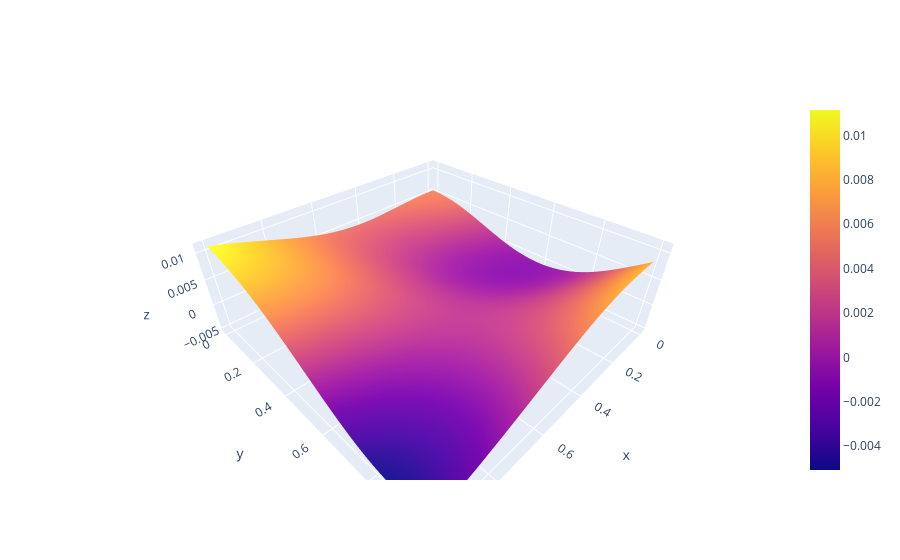

The code cell stored with this chart in its notebook:
### Markdown cell above
### Resultados Obtidos

### Code cell
pinn_ns.plot_resultados()

### Figure 1 — Plotly figure (JSON) as saved in the notebook; plotly's stock layout.template omitted (floating-point values rounded to 4 significant figures; data arrays with more than 128 entries replaced by an {"elided": "..."} marker saying what was removed)
{"data": [{"type": "surface", "x": {"elided": "101x101 float values"}, "y": {"elided": "101x101 float values"}, "z": {"elided": "101x101 float values"}}], "layout": {"scene": {"aspectratio": {"x": 1.5, "y": 1.5, "z": 0.5}}}}
